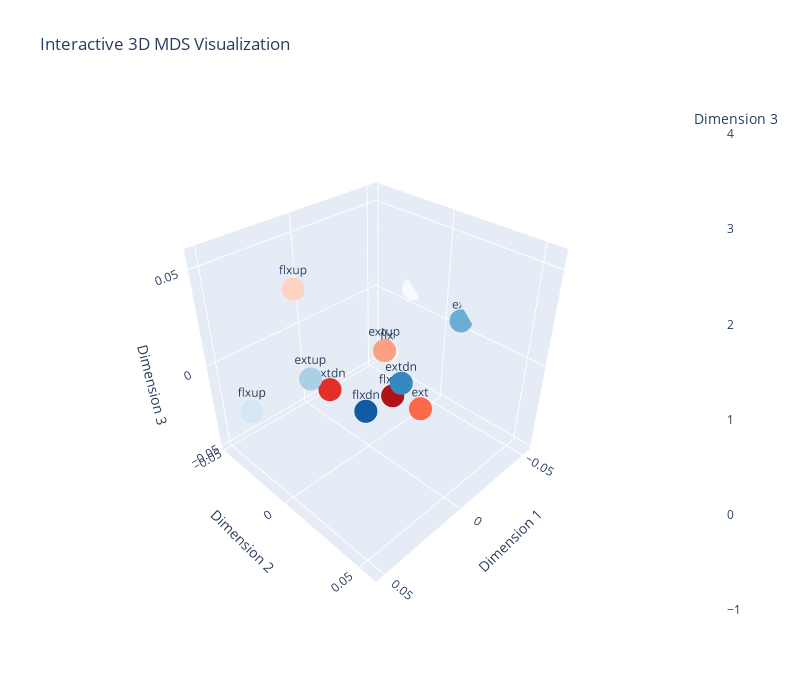

The code cell stored with this chart in its notebook:
### Markdown cell above
# MDS

### Code cell
import numpy as np
import matplotlib.cm as cm
import plotly.graph_objects as go

def plot_mds_3d_interactive(coords_3d, labels=None):
    """
    Create an interactive 3D scatter plot for MDS results with equal axes.
    
    Parameters:
    -----------
    coords_3d : numpy.array
        3D coordinates from MDS (N x 3)
    labels : list or None
        Labels for each point (default: numerical indices)
    """
    if labels is None:
        labels = [str(i) for i in range(len(coords_3d))]

    colors = []
    for i in range(len(labels)):
        if i < len(labels)/2:
            colors.append(cm.Blues(i / (len(labels)/2)))
        else:
            colors.append(cm.Reds((i - len(labels)/2) / (len(labels)/2)))
    # make it numpy array, N by 4 RGBA
    colors = np.array(colors)
    colors_hex = [mcolors.to_hex(color) for color in colors]

    # Calculate equal axis limits
    max_range = np.max([
        np.max(coords_3d[:, 0]) - np.min(coords_3d[:, 0]),
        np.max(coords_3d[:, 1]) - np.min(coords_3d[:, 1]),
        np.max(coords_3d[:, 2]) - np.min(coords_3d[:, 2])
    ]) / 2.0
    
    mid_x = (np.max(coords_3d[:, 0]) + np.min(coords_3d[:, 0])) / 2.0
    mid_y = (np.max(coords_3d[:, 1]) + np.min(coords_3d[:, 1])) / 2.0
    mid_z = (np.max(coords_3d[:, 2]) + np.min(coords_3d[:, 2])) / 2.0
    
    fig = go.Figure(data=[go.Scatter3d(
        x=coords_3d[:, 0],
        y=coords_3d[:, 1],
        z=coords_3d[:, 2],
        mode='markers+text',
        marker=dict(
            size=8,
            color=colors_hex,
            showscale=True,
            colorbar=dict(title="Dimension 3")
        ),
        text=labels,
        textposition="top center",
        textfont=dict(size=12),
        hovertemplate='<b>%{text}</b><br>' +
                      'Dim 1: %{x:.3f}<br>' +
                      'Dim 2: %{y:.3f}<br>' +
                      'Dim 3: %{z:.3f}<br>' +
                      '<extra></extra>'
    )])
    
    fig.update_layout(
        title='Interactive 3D MDS Visualization',
        scene=dict(
            xaxis=dict(
                title='Dimension 1',
                range=[mid_x - max_range, mid_x + max_range]
            ),
            yaxis=dict(
                title='Dimension 2',
                range=[mid_y - max_range, mid_y + max_range]
            ),
            zaxis=dict(
                title='Dimension 3',
                range=[mid_z - max_range, mid_z + max_range]
            ),
            aspectmode='cube',  # Force equal aspect ratio
            camera=dict(
                eye=dict(x=1.5, y=1.5, z=1.5)
            )
        ),
        width=800,
        height=700,
        hovermode='closest'
    )
    
    return fig

def classical_mds(D, n_components=2):
    """
    Classical Multidimensional Scaling (MDS) on a dissimilarity matrix.
    
    Also known as Principal Coordinates Analysis (PCoA) or Torgerson's scaling.
    
    Parameters:
    -----------
    D : numpy.array
        Symmetric dissimilarity/distance matrix (N x N)
    n_components : int, default=2
        Number of dimensions for the output (2 or 3 for visualization)
    
    Returns:
    --------
    Y : numpy.array
        Configuration matrix (N x n_components) with embedded coordinates
    eigenvalues : numpy.array
        Eigenvalues corresponding to the dimensions
    """
    # Number of points
    n = len(D)
    
    # Centering matrix
    H = np.eye(n) - np.ones((n, n)) / n
    
    # Double centering: B = -0.5 * H * D^2 * H
    B = -H.dot(D**2).dot(H) / 2
    
    # Eigendecomposition
    eigenvalues, eigenvectors = np.linalg.eigh(B)
    
    # Sort by eigenvalue in descending order
    idx = np.argsort(eigenvalues)[::-1]
    eigenvalues = eigenvalues[idx]
    eigenvectors = eigenvectors[:, idx]
    
    # Select only positive eigenvalues and corresponding eigenvectors
    positive_idx = eigenvalues > 0
    eigenvalues = eigenvalues[positive_idx]
    eigenvectors = eigenvectors[:, positive_idx]
    
    # Compute coordinates for the requested number of components
    n_components = min(n_components, len(eigenvalues))
    Y = eigenvectors[:, :n_components] @ np.diag(np.sqrt(eigenvalues[:n_components]))
    
    return Y, eigenvalues[:n_components]

np.random.seed(42)
D = D_hat_avg

# Perform classical MDS to 2D
coords_2d, eigenvals_2d = classical_mds(D, n_components=2)
print("2D coordinates:")
print(coords_2d)
print("\nEigenvalues:", eigenvals_2d)

# Perform classical MDS to 3D
coords_3d, eigenvals_3d = classical_mds(D, n_components=3)
print("\n3D coordinates:")
print(coords_3d)
print("\nEigenvalues:", eigenvals_3d)

# Optional: Plot the results
import matplotlib.pyplot as plt

plt.figure(figsize=(12, 5))

# 2D plot
plt.subplot(121)
plt.scatter(coords_2d[:, 0], coords_2d[:, 1], s=20)
for i in range(len(coords_2d)):
    plt.annotate(f'{labels[i]}', (coords_2d[i, 0], coords_2d[i, 1]), 
                fontsize=12, ha='center')
plt.xlabel('Dimension 1')
plt.ylabel('Dimension 2')
plt.title('Classical MDS - 2D')
plt.grid(True, alpha=0.3)
plt.axis('equal')

# 3D plot
from mpl_toolkits.mplot3d import Axes3D
ax = plt.subplot(122, projection='3d')
ax.scatter(coords_3d[:, 0], coords_3d[:, 1], coords_3d[:, 2], s=20)
for i in range(len(coords_3d)):
    ax.text(coords_3d[i, 0], coords_3d[i, 1], coords_3d[i, 2], 
            f'{labels[i]}', fontsize=12)
ax.set_xlabel('Dimension 1')
ax.set_ylabel('Dimension 2')
ax.set_zlabel('Dimension 3')
ax.set_title('Classical MDS - 3D')

plt.tight_layout()
plt.show()

# Create labels (e.g., condition names)
fig = plot_mds_3d_interactive(coords_3d, labels=labels)
fig.show()

### Figure 1 — Plotly figure (JSON) as saved in the notebook; plotly's stock layout.template omitted (floating-point values rounded to 4 significant figures)
{"data": [{"hovertemplate": "<b>%{text}</b><br>Dim 1: %{x:.3f}<br>Dim 2: %{y:.3f}<br>Dim 3: %{z:.3f}<br><extra></extra>", "marker": {"color": ["#f7fbff", "#d6e6f4", "#abd0e6", "#6aaed6", "#3787c0", "#105ba4", "#fff5f0", "#fdd4c2", "#fca082", "#fb694a", "#e32f27", "#b11218"], "colorbar": {"title": {"text": "Dimension 3"}}, "showscale": true, "size": 8}, "mode": "markers+text", "text": ["flx", "flxup", "extup", "ext", "extdn", "flxdn", "flx", "flxup", "extup", "ext", "extdn", "flxdn"], "textfont": {"size": 12}, "textposition": "top center", "type": "scatter3d", "x": [-0.05648, 0.05497, 0.01968, -0.05331, 0.02593, 0.007804, -0.02282, 0.01346, 0.004964, -0.01425, 0.01526, 0.004801], "y": [-0.02342, -0.01751, -0.0196, 0.01168, 0.04424, 0.005691, -0.01021, -0.0358, 0.01496, 0.02086, -0.01103, 0.02014], "z": [0.008725, -0.007119, -0.00891, 0.005264, 0.02634, -0.02101, -0.009322, 0.03079, 0.01699, -0.02348, -0.01311, -0.005171]}], "layout": {"height": 700, "hovermode": "closest", "scene": {"aspectmode": "cube", "camera": {"eye": {"x": 1.5, "y": 1.5, "z": 1.5}}, "xaxis": {"range": [-0.05648, 0.05497], "title": {"text": "Dimension 1"}}, "yaxis": {"range": [-0.05151, 0.05995], "title": {"text": "Dimension 2"}}, "zaxis": {"range": [-0.05207, 0.05939], "title": {"text": "Dimension 3"}}}, "title": {"text": "Interactive 3D MDS Visualization"}, "width": 800}}
